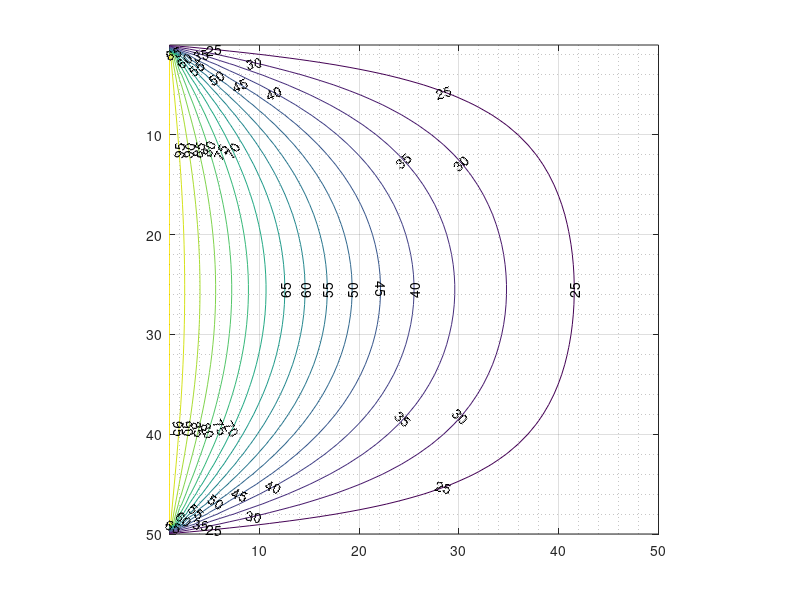

This chart was generated by the following MATLAB code:
%Wykres temperatury w bryle

close all
clear all
clc

N = 50; % liczba wierszy
M = 50; % liczba kolumn

% Macierz A

A = speye(N * M);

for i = 2 : (N - 1)
    for j = 2 : (M - 1)        
        k  = i + (j - 1) * N;        
        A(k, k) = 4;
        A(k, k - 1) = -1;
        A(k, k + 1) = -1;
        A(k, k - M) = -1;
        A(k, k + M) = -1;        
    end
end

b = zeros(N * M, 1);

for i = 1 : N  % pętla po numerze wiersza
    j = 1;
    k = i + (j - 1) * N;
    b(k) = 100; % temperatura z lewej strony
    j = M;
    k = i + (j - 1) * N;
    b(k) = 20; % temperatura z prawej strony
end

for j = 1 : M  % pętla po numerze kolumny
    i = 1;
    k = i + (j - 1) * N;    
    b(k) = 20; % temperatura u góry
    i = M;
    k = i + (j - 1) * N;    
    b(k) = 20; % temperatura u dołu
end

%A = sparse(A);

tic
T = A \ b;
toc

T = reshape(T, N, M);

contour(T,20:5:100, 'ShowText', 'on');
grid on;
grid minor;
axis ij;
axis equal;